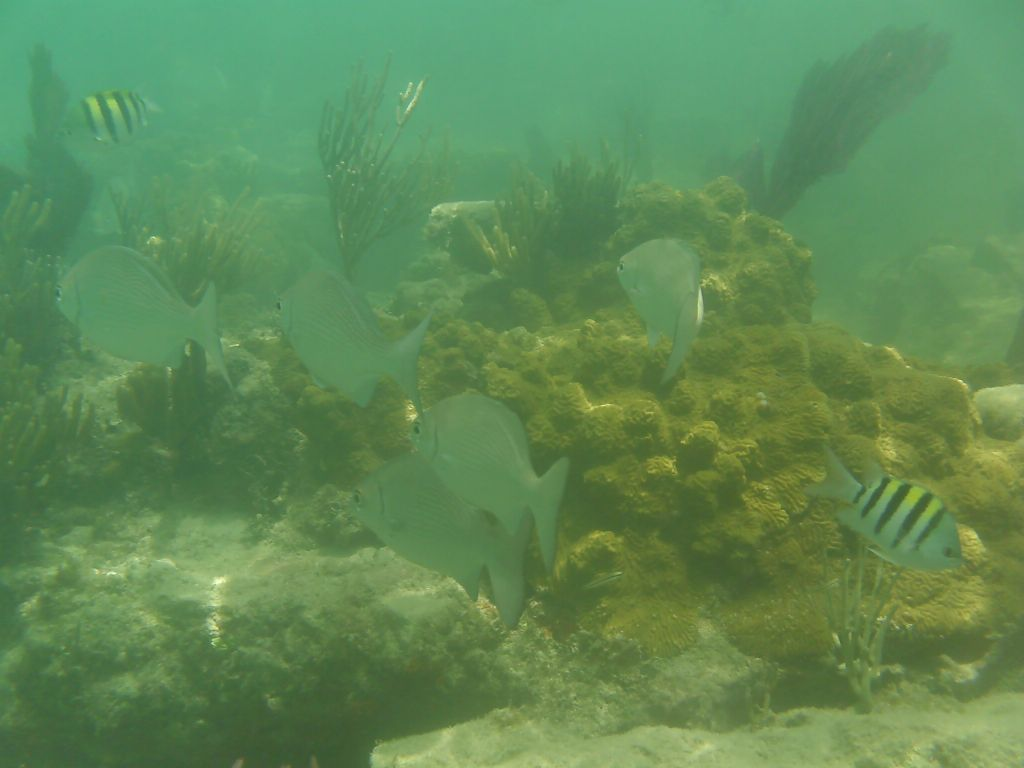
#> input picture images/underwater1.jpg, 1024 x 768 px
$ jupyter execute --allow-errors Fusion.ipynb   (older library calls are emulated)
#> lines starting #> are read from the running program, lines starting #| are printed output that depends on the picture; after the words box and inside, x2 and y2 are one past the last pixel; in counts of white or black regions, pixels touching at a corner belong together
### colorbalancer.py
import cv2
import math
import numpy as np
import sys

def apply_mask(matrix, mask, fill_value):
    masked = np.ma.array(matrix, mask=mask, fill_value=fill_value)
    return masked.filled()

def apply_threshold(matrix, low_value, high_value):
    low_mask = matrix < low_value
    matrix = apply_mask(matrix, low_mask, low_value)

    high_mask = matrix > high_value
    matrix = apply_mask(matrix, high_mask, high_value)

    return matrix

def simplest_cb(img, percent):
    assert img.shape[2] == 3
    assert percent > 0 and percent < 100
    half_percent = percent / 200.0
    channels = cv2.split(img)

    out_channels = []
    for channel in channels:
        assert len(channel.shape) == 2
        # find the low and high precentile values (based on the input percentile)
        height, width = channel.shape
        vec_size = width * height
        flat = channel.reshape(vec_size)

        assert len(flat.shape) == 1
        flat = np.sort(flat)
        n_cols = flat.shape[0]

        low_val  = flat[math.floor(n_cols * half_percent)]
        high_val = flat[math.ceil( n_cols * (1.0 - half_percent))]

        # saturate below the low percentile and above the high percentile
        thresholded = apply_threshold(channel, low_val, high_val)
        # scale the channel
        normalized = cv2.normalize(thresholded, thresholded.copy(), 0, 255, cv2.NORM_MINMAX)
        out_channels.append(normalized)

    return cv2.merge(out_channels)

# [6 lines that do not run on import are left out]
cv2.waitKey(0)

### sal_detect.py
import cv2
import numpy as np
from skimage import color

def matlab_style_gauss2D(shape=(3,3),sigma=0.5):
    m,n = [(ss-1.)/2. for ss in shape]
    y,x = np.ogrid[-m:m+1,-n:n+1]
    h = np.exp( -(x*x + y*y) / (2.*sigma*sigma) )
    h[ h < np.finfo(h.dtype).eps*h.max() ] = 0
    sumh = h.sum()
    if sumh != 0:
        h /= sumh
    return h

def saliencyDetection(img):
    kernel= np.array(matlab_style_gauss2D((3,3),1))
    gfrgb= cv2.filter2D(img,-1,kernel,cv2.BORDER_WRAP)
    lab= color.rgb2lab(gfrgb)
    l = np.double(lab[:,:,0])
    a = np.double(lab[:,:,1])
    b = np.double(lab[:,:,2])
    lm = np.mean(np.mean(l))
    am = np.mean(np.mean(a))
    bm = np.mean(np.mean(b))
    sm = np.square(l-lm)+ np.square(a-am) + np.square((b-bm))
    return sm

# [4 lines left out: function main, not called in this run]

# [2 lines that do not run on import are left out]

### Fusion.ipynb
[cell 1]
import cv2
import numpy as np
import math
from colorbalancer import simplest_cb
from sal_detect import saliencyDetection

[cell 2]
#global variables
g_k = np.array([1,4,6,4,1])/16
g_kernel= (g_k.T).dot(g_k)

[cell 3]
def split_rgb(image):
    blue, green, red = cv2.split(image)
    return red, green, blue

[cell 4]
#reduce image to half size
def img_reduce(image):
    outimage = cv2.filter2D(image,cv2.CV_64F,g_kernel)
    out = outimage[::2,::2]
    return out

[cell 5]
# expand image to double size
def img_expand(image):
    outimage = np.zeros((image.shape[0]*2, image.shape[1]*2), dtype=np.float64)
    outimage[::2,::2]=image[:,:]
    out = cv2.filter2D(outimage,cv2.CV_64F,g_kernel)
    return out

[cell 6]
#creation of Gaussian pyramid
def gauss_pyramid(image, levels):
    output = []
    output.append(image)
    tmp = image
    for i in range(0,levels):
        tmp = img_reduce(tmp)
        output.append(tmp)
    return output

[cell 7]
#building a laplacian pyramid
def lapl_pyramid(gauss_pyr):
    output = []
    k = len(gauss_pyr)
    for i in range(0,k-1):
        gauss_unit = gauss_pyr[i]
        gauss_unit_expand = img_expand(gauss_pyr[i+1])
        if gauss_unit_expand.shape[0] > gauss_unit.shape[0]:
            gauss_unit_expand = np.delete(gauss_unit_expand,(-1),axis=0)
        if gauss_unit_expand.shape[1] > gauss_unit.shape[1]:
            gauss_unit_expand = np.delete(gauss_unit_expand,(-1),axis=1)
        output.append(gauss_unit - gauss_unit_expand)
    output.append(gauss_pyr.pop())
    return output

[cell 8]
# blend two laplacian pyramids based on gaussian mask
def blend(lapl_pyr_white, lapl_pyr_black, gauss_pyr_mask):
    blended_pyr = []
    l= len(gauss_pyr_mask)
    for i in range(0,l):
        p1= gauss_pyr_mask[i]*lapl_pyr_white[i]
        p2=(1 - gauss_pyr_mask[i])*lapl_pyr_black[i]
        blended_pyr.append(p1 + p2)
    return blended_pyr

[cell 9]
#reconstruct the image from its pyramid
def collapse(lapl_pyr):
    output = None
    output = np.zeros((lapl_pyr[0].shape[0],lapl_pyr[0].shape[1]), dtype=np.float64)
    for i in range(len(lapl_pyr)-1,0,-1):
        lap = img_expand(lapl_pyr[i])
        lapb = lapl_pyr[i-1]
        if lap.shape[0] > lapb.shape[0]:
            lap = np.delete(lap,(-1),axis=0)
        if lap.shape[1] > lapb.shape[1]:
            lap = np.delete(lap,(-1),axis=1)
        tmp = lap + lapb
        output = tmp
    return output

[cell 10]
def process_channel(channel1,channel2,w1,w2,depth):
    gauss_pyr_image1 = gauss_pyramid(channel1, depth)
    gauss_pyr_image2 = gauss_pyramid(channel2, depth)

    lp1 = lapl_pyramid(gauss_pyr_image1)
    lp2 = lapl_pyramid(gauss_pyr_image2)

    fused_channel = np.array(w1)*lp1 + np.array(w2)*lp2

    return collapse(fused_channel)

[cell 11]
def balance_channel(channel1, channel2 , weight1, weight2, depth) :
    channel = process_channel(channel1, channel2, weight1, weight2, depth)
    channel[channel < 0] = 0
    channel[channel > 255] = 255
    channel = channel.astype(np.uint8)
    return channel

[cell 12]
def main(img):
    img1= simplest_cb(img,50)

    lab1= cv2.cvtColor(img1, cv2.COLOR_BGR2LAB)
    lab3= lab1.copy()
    #-----Splitting the LAB image to different channels-------------------------
    l, a, b = cv2.split(lab3)

    #-----Applying CLAHE to L-channel-------------------------------------------
    clahe = cv2.createCLAHE(clipLimit=3.0, tileGridSize=(8,8))
    cl = clahe.apply(l)

    #-----Merge the CLAHE enhanced L-channel with the a and b channel-----------
    lab2 = cv2.merge((cl,a,b))

    #-----Converting image from LAB Color model to RGB model--------------------
    img2 = cv2.cvtColor(lab2, cv2.COLOR_LAB2BGR)

    R1 = np.double(lab1[:,:,0])/255
    WL1= cv2.Laplacian(R1,cv2.CV_64F)
    h= np.array([1,4,6,4,1])/16
    filt= (h.T).dot(h)
    WC1= cv2.filter2D(R1,cv2.CV_64F,filt)
    for i in np.where(WC1>(math.pi/2.75)):
        WC1[i]= math.pi/2.75
    WC1= (R1-WC1)*(R1-WC1)
    WS1= saliencyDetection(img1)
    sigma= 0.25
    aver= 0.5
    WE1= np.exp(-(R1-aver)**2/(2*np.square(sigma)))

    R2 = np.double(lab2[:,:,0])/255
    WL2= cv2.Laplacian(R2,cv2.CV_64F)
    h= np.array([1,4,6,4,1])/16
    filt= (h.T).dot(h)
    WC2= cv2.filter2D(R1,cv2.CV_64F,filt)
    for i in np.where(WC2>(math.pi/2.75)):
        WC2[i]= math.pi/2.75
    WC2= (R2-WC2)*(R2-WC2)
    WS2= saliencyDetection(img1)
    sigma= 0.25
    aver= 0.5
    WE2= np.exp(-(R2-aver)**2/(2*np.square(sigma)))
    W1 = (WL1 + WC1 + WS1 + WE1)/(WL1 + WC1 + WS1 + WE1 + WL2 + WC2 + WS2 + WE2)
    W2 = (WL2 + WC2 + WS2 + WE2)/(WL1 + WC1 + WS1 + WE1 + WL2 + WC2 + WS2 + WE2)

    levels=5
    Weight1= gauss_pyramid(W1,5)
    Weight2= gauss_pyramid(W2,5)

    (R1,G1,B1)= split_rgb(img1)
    (R2,G2,B2)= split_rgb(img2)

    depth=5
    R = balance_channel(R1,R2,Weight1,Weight2,depth)
    G = balance_channel(G1,G2,Weight1,Weight2,depth)
    B = balance_channel(B1,B2,Weight1,Weight2,depth)

    result = np.zeros(img.shape,dtype=img.dtype)
    tmp = []
    tmp.append(R)
    tmp.append(G)
    tmp.append(B)
    result = cv2.merge(tmp,result)
    return result

[cell 13]
img = cv2.imread('./images/underwater1.jpg')
#> img is the input picture: shape (768, 1024, 3); mean B, G, R 85.8, 137.8, 95.4
img = cv2.resize(img, (600,600), 2,2,cv2.INTER_AREA)
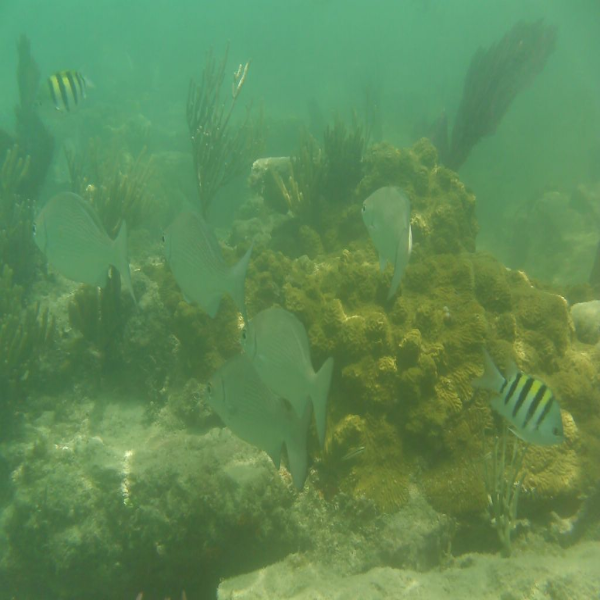
#> img: shape (600, 600, 3); mean B, G, R 85.7, 137.7, 95.3
#> (the rest of this cell did not finish here and is left out)

#> the loop in simplest_cb, `for channel in channels:` made 3 passes
#> (low_val, high_val) on passes 1 to 3: (66, 103), (121, 155), (85, 101)
#> pass 1, in apply_threshold, `low_mask = matrix < low_value`:
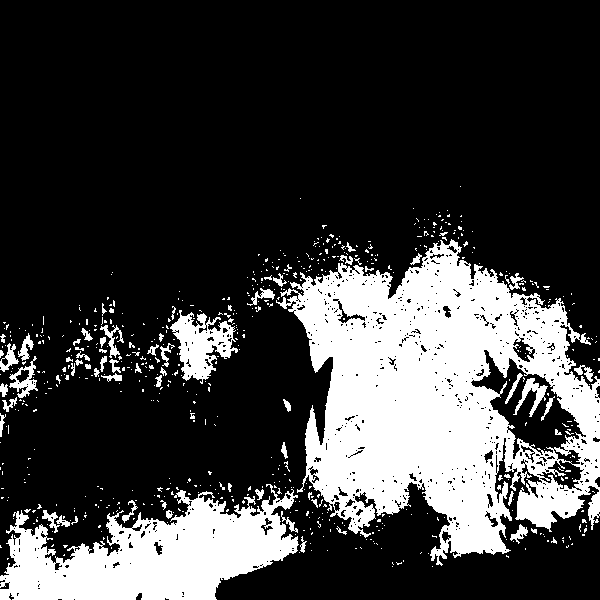
#> low_mask: shape (600, 600) bool; 24.1% white; 634 white regions (564 under 20 px), largest, box (x1, y1, x2, y2) and area: (276, 239, 600, 566) 58001, (0, 484, 299, 600) 19369, (170, 310, 238, 384) 2467
#> pass 1, in apply_threshold, `high_mask = matrix > high_value`:
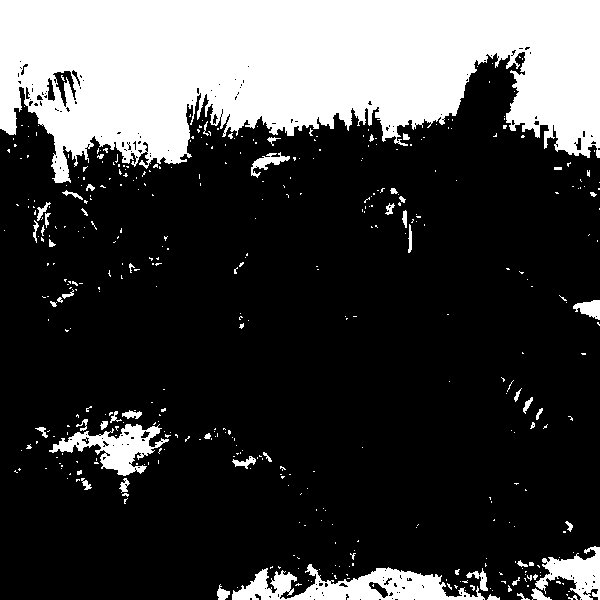
#> high_mask: shape (600, 600) bool; 24.9% white; 429 white regions (374 under 20 px), largest, box (x1, y1, x2, y2) and area: (0, 0, 600, 183) 76217, (232, 564, 485, 600) 4577, (49, 424, 169, 476) 2466
#> after the loop in simplest_cb, `for channel in channels:`:
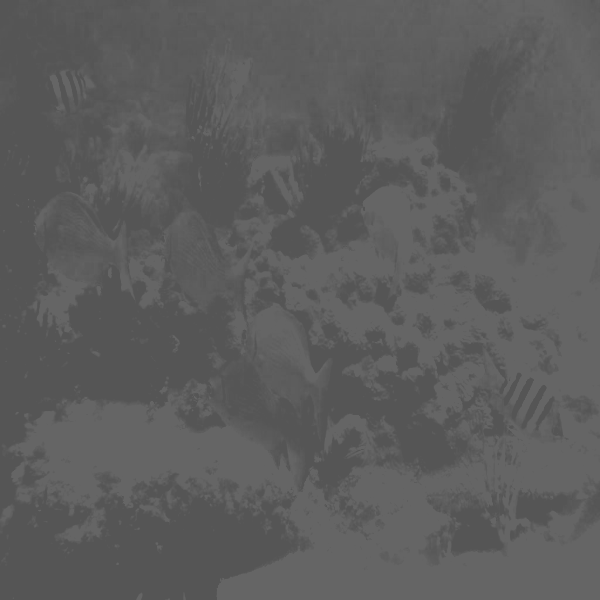
#> thresholded: shape (600, 600); min 85, max 101, mean 92.8
#> after the loop in simplest_cb, `for channel in channels:`: out_channels = 3 items
#> in main, `lab1= cv2.cvtColor(img1, cv2.COLOR_BGR2LAB)`: lab1: shape (600, 600, 3); mean of channels 0, 1, 2 139.9, 134.7, 132.5
#> in main, `lab2 = cv2.merge((cl,a,b))`: lab2: shape (600, 600, 3); mean of channels 0, 1, 2 134.1, 134.7, 132.5
#> in main, `WC1= cv2.filter2D(R1,cv2.CV_64F,filt)`:
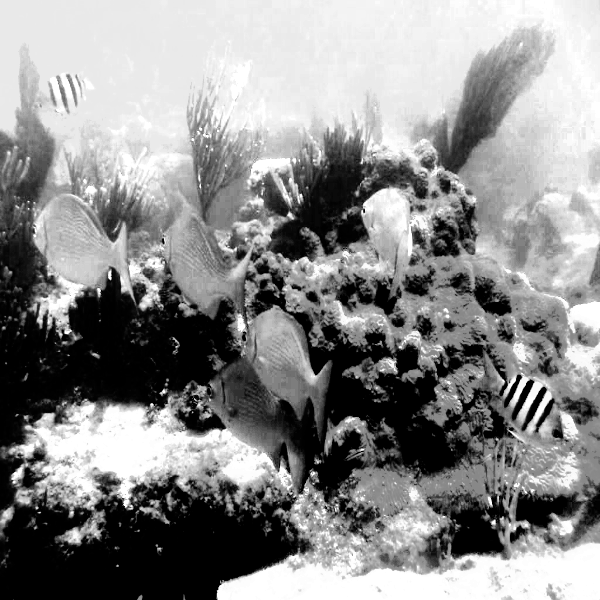
#> WC1: shape (600, 600) float64; min 0, max 0.273, mean 0.15; drawn with min black and max white
#> the loop in main, `for i in np.where(WC1>(math.pi/2.75)):` made 2 passes
#> i on passes 1 to 2: empty array, empty array
#> in saliencyDetection, `lab= color.rgb2lab(gfrgb)`: lab: shape (600, 600, 3) float64; mean of channels 0, 1, 2 53.5, 9.6, 0.8
#> in saliencyDetection, `b = np.double(lab[:,:,2])`:
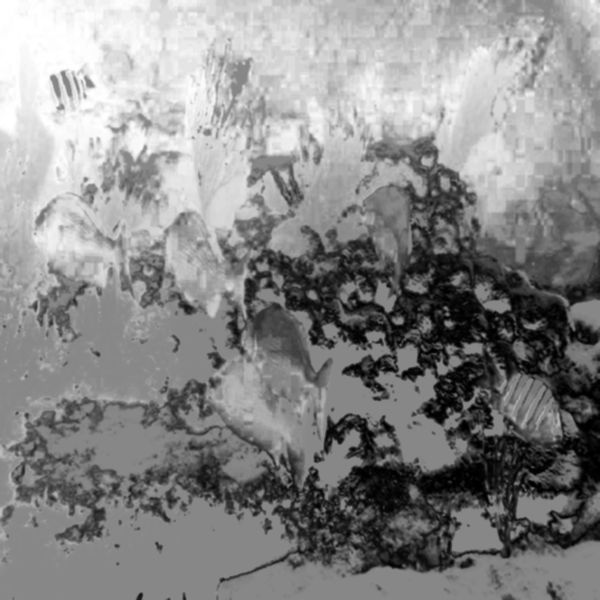
#> b: shape (600, 600) float64; min -107.9, max 94.48, mean 0.8; drawn with min black and max white
#> in saliencyDetection, `lm = np.mean(np.mean(l))`: lm = 53.45
#> in saliencyDetection, `am = np.mean(np.mean(a))`: am = 9.57
#> in saliencyDetection, `bm = np.mean(np.mean(b))`: bm = 0.784
#> in main, `WE1= np.exp(-(R1-aver)**2/(2*np.square(sigma)))`:
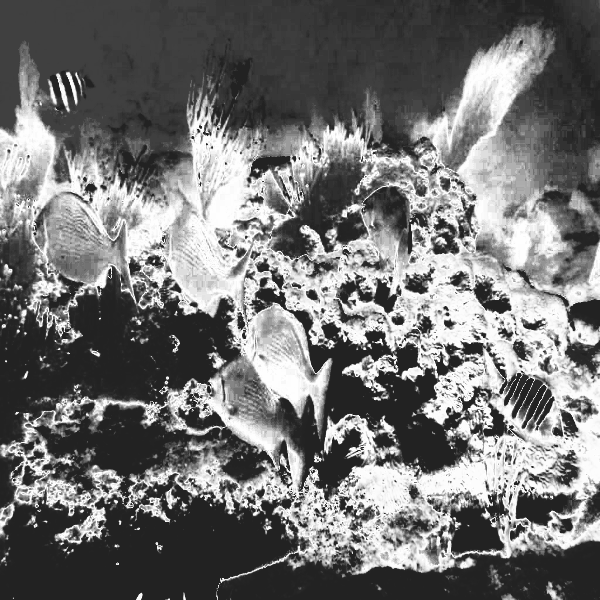
#> WE1: shape (600, 600) float64; min 0.135, max 1, mean 0.454
#> the loop in main, `for i in np.where(WC2>(math.pi/2.75)):` made 2 passes
#> in main, `WC2= (R2-WC2)*(R2-WC2)`:
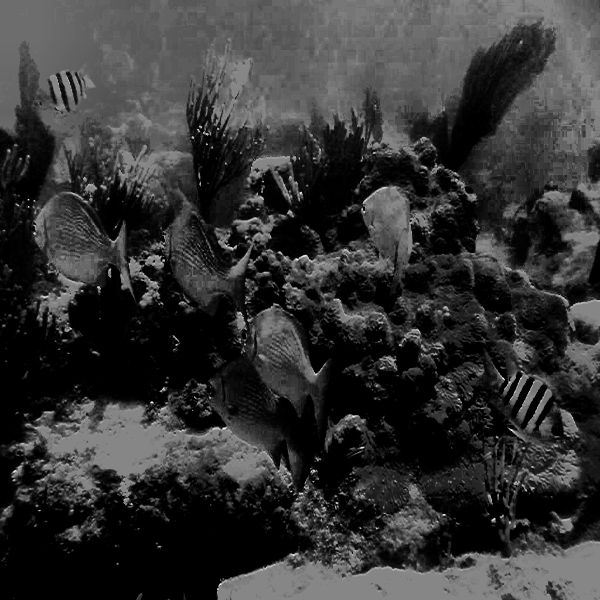
#> WC2: shape (600, 600) float64; min 0, max 1, mean 0.207
#> in main, `WE2= np.exp(-(R2-aver)**2/(2*np.square(sigma)))`:
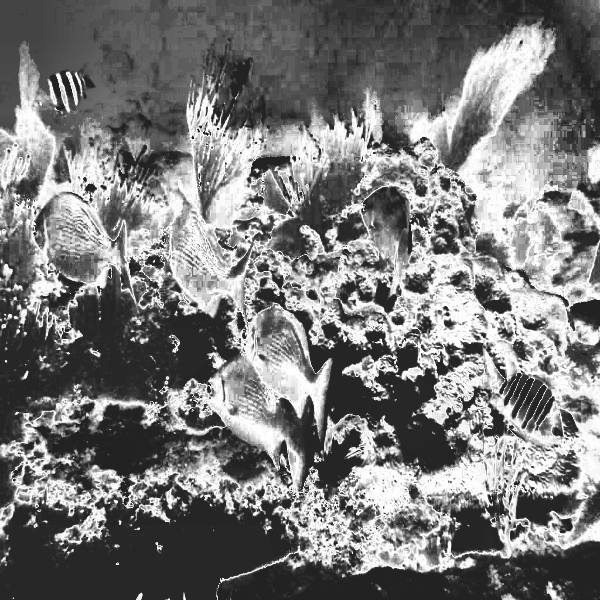
#> WE2: shape (600, 600) float64; min 0.135, max 1, mean 0.48
#> after the loop in gauss_pyramid, `for i in range(0,levels):`: output = 6 items
#> the loop in gauss_pyramid (call 3), `for i in range(0,levels):` made 5 passes
#> pass 1, in img_reduce (call 11), `out = outimage[::2,::2]`:
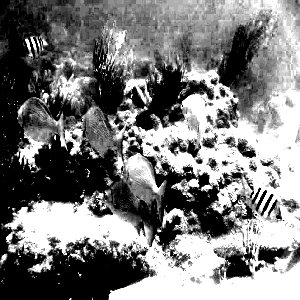
#> out: shape (300, 300) float64; min 0, max 69.73, mean 33.8; drawn with min black and max white
#> in lapl_pyramid, `k = len(gauss_pyr)`: k = 6
#> after the loop in lapl_pyramid, `for i in range(0,k-1):`: output = 5 items
#> in process_channel, `lp1 = lapl_pyramid(gauss_pyr_image1)`: lp1 = 6 items
cv2.imshow("Input", img)
cv2.imshow("Final", result)
#cv2.imshow("Final", cv2.cvtColor(result, cv2.COLOR_BGR2YUV ))
cv2.waitKey()
cv2.destroyAllWindows()

$ run again, with images/underwater2.jpg copied over images/underwater1.jpg
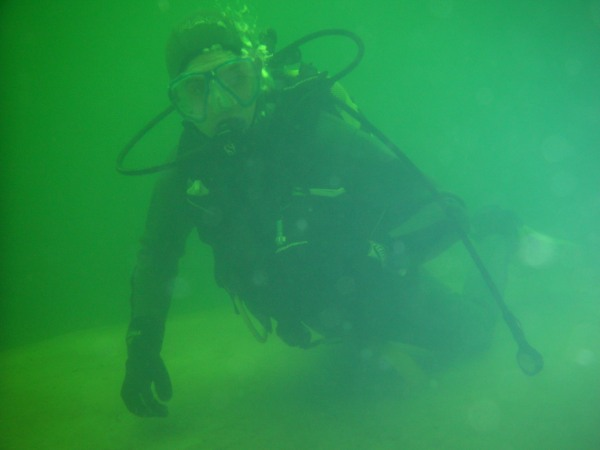
#> input picture images/underwater2.jpg, 600 x 450 px
#> img is the input picture: shape (450, 600, 3); mean B, G, R 80.7, 147.4, 41.5
#> img: shape (600, 600, 3)
#> the loop in simplest_cb, `for channel in channels:` made 3 passes
#> (low_val, high_val) on passes 1 to 3: (55, 105), (131, 167), (31, 51)
#> after the loop in simplest_cb, `for channel in channels:`:
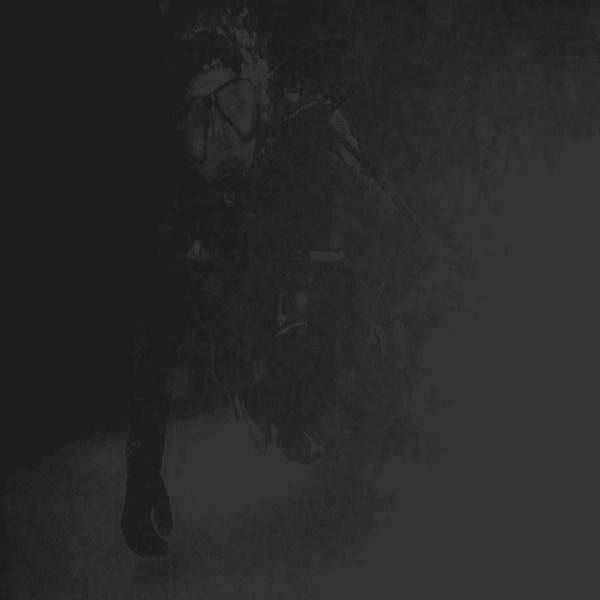
#> thresholded: shape (600, 600); min 31, max 51, mean 41
#> after the loop in simplest_cb, `for channel in channels:`: out_channels = 3 items
#> lab1: shape (600, 600, 3); mean of channels 0, 1, 2 135.9, 138.2, 125
#> lab2: shape (600, 600, 3); mean of channels 0, 1, 2 139.4, 138.2, 125
#> the loop in main, `for i in np.where(WC1>(math.pi/2.75)):` made 2 passes
#> i on passes 1 to 2: empty array, empty array
#> lab: shape (600, 600, 3) float64; mean of channels 0, 1, 2 53.8, 10.4, 1.2
#> lm = 53.85
#> am = 10.35
#> bm = 1.23
#> the loop in main, `for i in np.where(WC2>(math.pi/2.75)):` made 2 passes
#> after the loop in gauss_pyramid, `for i in range(0,levels):`: output = 6 items
#> the loop in gauss_pyramid (call 3), `for i in range(0,levels):` made 5 passes
#> pass 1, in img_reduce (call 11), `out = outimage[::2,::2]`:
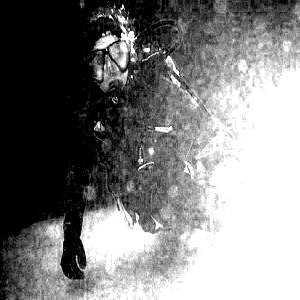
#> out: shape (300, 300) float64; min 0, max 69.73, mean 34.5; drawn with min black and max white
#> k = 6
#> after the loop in lapl_pyramid, `for i in range(0,k-1):`: output = 5 items
#> lp1 = 6 items

$ run again, with images/underwater3.jpg copied over images/underwater1.jpg
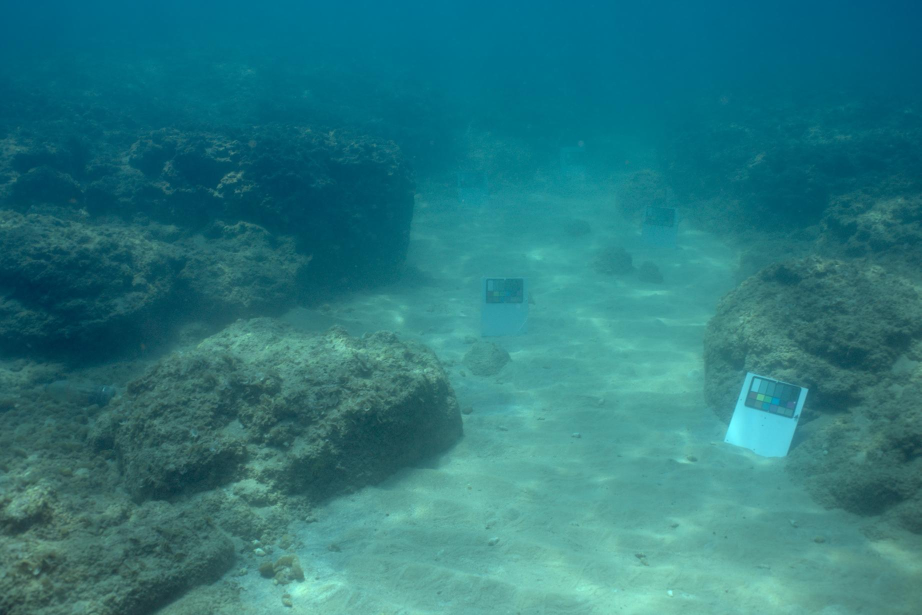
#> input picture images/underwater3.jpg, 1843 x 1230 px (shown at 1/2 size)
#> img is the input picture: shape (1230, 1843, 3); mean B, G, R 127.4, 121.8, 41.2
#> img: shape (600, 600, 3)
#> the loop in simplest_cb, `for channel in channels:` made 3 passes
#> (low_val, high_val) on passes 1 to 3: (104, 148), (96, 150), (1, 72)
#> after the loop in simplest_cb, `for channel in channels:`: out_channels = 3 items
#> lab1: shape (600, 600, 3); mean of channels 0, 1, 2 130.9, 146.8, 124.2
#> lab2: shape (600, 600, 3); mean of channels 0, 1, 2 138, 146.8, 124.2
#> the loop in main, `for i in np.where(WC1>(math.pi/2.75)):` made 2 passes
#> i on passes 1 to 2: empty array, empty array
#> lab: shape (600, 600, 3) float64; mean of channels 0, 1, 2 50.8, 20.3, -3.5
#> lm = 50.83
#> am = 20.32
#> bm = -3.46
#> the loop in main, `for i in np.where(WC2>(math.pi/2.75)):` made 2 passes
#> after the loop in gauss_pyramid, `for i in range(0,levels):`: output = 6 items
#> the loop in gauss_pyramid (call 3), `for i in range(0,levels):` made 5 passes
#> pass 1, in img_reduce (call 11), `out = outimage[::2,::2]`:
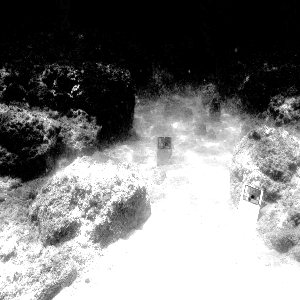
#> out: shape (300, 300) float64; min 0, max 69.73, mean 34.4; drawn with min black and max white
#> k = 6
#> after the loop in lapl_pyramid, `for i in range(0,k-1):`: output = 5 items
#> lp1 = 6 items
